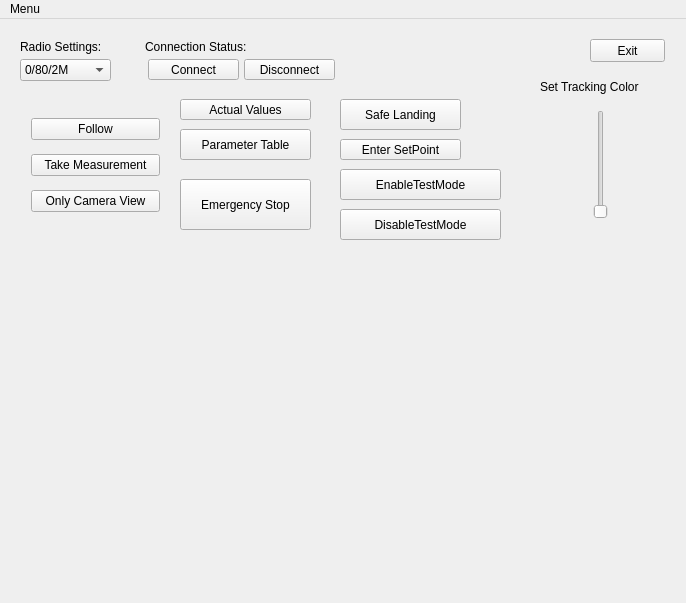
<?xml version="1.0" encoding="UTF-8"?>
<ui version="4.0">
 <class>MainWindow</class>
 <widget class="QMainWindow" name="MainWindow">
  <property name="geometry">
   <rect>
    <x>0</x>
    <y>0</y>
    <width>686</width>
    <height>603</height>
   </rect>
  </property>
  <property name="windowTitle">
   <string>MainWindow</string>
  </property>
  <widget class="QWidget" name="centralWidget">
   <widget class="QPushButton" name="exitApp">
    <property name="geometry">
     <rect>
      <x>590</x>
      <y>20</y>
      <width>75</width>
      <height>23</height>
     </rect>
    </property>
    <property name="text">
     <string>Exit</string>
    </property>
   </widget>
   <widget class="QPushButton" name="connectRadio">
    <property name="geometry">
     <rect>
      <x>148</x>
      <y>40</y>
      <width>91</width>
      <height>21</height>
     </rect>
    </property>
    <property name="text">
     <string>Connect</string>
    </property>
   </widget>
   <widget class="QPushButton" name="disconnectRadio">
    <property name="geometry">
     <rect>
      <x>244</x>
      <y>40</y>
      <width>91</width>
      <height>21</height>
     </rect>
    </property>
    <property name="text">
     <string>Disconnect</string>
    </property>
   </widget>
   <widget class="QComboBox" name="radioSettings_Options">
    <property name="geometry">
     <rect>
      <x>20</x>
      <y>40</y>
      <width>91</width>
      <height>22</height>
     </rect>
    </property>
    <property name="editable">
     <bool>false</bool>
    </property>
    <property name="currentIndex">
     <number>0</number>
    </property>
    <item>
     <property name="text">
      <string>0/80/2M</string>
     </property>
    </item>
    <item>
     <property name="text">
      <string>0/80/250K</string>
     </property>
    </item>
   </widget>
   <widget class="QLabel" name="radioSettings">
    <property name="geometry">
     <rect>
      <x>20</x>
      <y>20</y>
      <width>101</width>
      <height>16</height>
     </rect>
    </property>
    <property name="text">
     <string>Radio Settings:</string>
    </property>
   </widget>
   <widget class="QLabel" name="connectionStatus">
    <property name="geometry">
     <rect>
      <x>145</x>
      <y>20</y>
      <width>131</width>
      <height>16</height>
     </rect>
    </property>
    <property name="text">
     <string>Connection Status: </string>
    </property>
   </widget>
   <widget class="QWidget" name="gridLayoutWidget">
    <property name="geometry">
     <rect>
      <x>9</x>
      <y>239</y>
      <width>671</width>
      <height>331</height>
     </rect>
    </property>
    <layout class="QGridLayout" name="Layout_CameraView"/>
   </widget>
   <widget class="QWidget" name="verticalLayoutWidget">
    <property name="geometry">
     <rect>
      <x>20</x>
      <y>80</y>
      <width>151</width>
      <height>135</height>
     </rect>
    </property>
    <layout class="QVBoxLayout" name="layout_Modes">
     <item>
      <widget class="QPushButton" name="pushButton_hoverMode">
       <property name="text">
        <string>Follow</string>
       </property>
      </widget>
     </item>
     <item>
      <widget class="QPushButton" name="pushButton_TakeMeasurement">
       <property name="text">
        <string>Take Measurement</string>
       </property>
      </widget>
     </item>
     <item>
      <widget class="QPushButton" name="pushButton_CameraOnlyMode">
       <property name="text">
        <string>Only Camera View</string>
       </property>
      </widget>
     </item>
    </layout>
   </widget>
   <widget class="QWidget" name="horizontalLayoutWidget">
    <property name="geometry">
     <rect>
      <x>580</x>
      <y>80</y>
      <width>41</width>
      <height>131</height>
     </rect>
    </property>
    <layout class="QHBoxLayout" name="LayoutColorBars">
     <item>
      <widget class="QSlider" name="verticalSlider_hue">
       <property name="orientation">
        <enum>Qt::Vertical</enum>
       </property>
      </widget>
     </item>
    </layout>
   </widget>
   <widget class="QWidget" name="verticalLayoutWidget_2">
    <property name="geometry">
     <rect>
      <x>620</x>
      <y>110</y>
      <width>41</width>
      <height>31</height>
     </rect>
    </property>
    <layout class="QVBoxLayout" name="Layout_TrackingColor"/>
   </widget>
   <widget class="QLabel" name="setColor">
    <property name="geometry">
     <rect>
      <x>540</x>
      <y>60</y>
      <width>131</width>
      <height>16</height>
     </rect>
    </property>
    <property name="text">
     <string>Set Tracking Color</string>
    </property>
   </widget>
   <widget class="QLabel" name="Hue_Num">
    <property name="geometry">
     <rect>
      <x>620</x>
      <y>80</y>
      <width>41</width>
      <height>29</height>
     </rect>
    </property>
    <property name="text">
     <string/>
    </property>
   </widget>
   <widget class="QLabel" name="display_ConnectionStatus">
    <property name="geometry">
     <rect>
      <x>277</x>
      <y>20</y>
      <width>91</width>
      <height>16</height>
     </rect>
    </property>
    <property name="text">
     <string/>
    </property>
   </widget>
   <widget class="QPushButton" name="pushButton_ActualValues">
    <property name="geometry">
     <rect>
      <x>180</x>
      <y>80</y>
      <width>131</width>
      <height>21</height>
     </rect>
    </property>
    <property name="text">
     <string>Actual Values</string>
    </property>
   </widget>
   <widget class="QPushButton" name="pushButton_ParameterTable">
    <property name="geometry">
     <rect>
      <x>180</x>
      <y>110</y>
      <width>131</width>
      <height>31</height>
     </rect>
    </property>
    <property name="text">
     <string>Parameter Table</string>
    </property>
   </widget>
   <widget class="QPushButton" name="pushButton_SafeLandingMode">
    <property name="geometry">
     <rect>
      <x>340</x>
      <y>80</y>
      <width>121</width>
      <height>31</height>
     </rect>
    </property>
    <property name="text">
     <string>Safe Landing</string>
    </property>
   </widget>
   <widget class="QPushButton" name="pushButton_Stop">
    <property name="geometry">
     <rect>
      <x>180</x>
      <y>160</y>
      <width>131</width>
      <height>51</height>
     </rect>
    </property>
    <property name="text">
     <string>Emergency Stop</string>
    </property>
   </widget>
   <widget class="QPushButton" name="pushButton_EnterSetPoint">
    <property name="geometry">
     <rect>
      <x>340</x>
      <y>120</y>
      <width>121</width>
      <height>21</height>
     </rect>
    </property>
    <property name="text">
     <string>Enter SetPoint</string>
    </property>
   </widget>
   <widget class="QPushButton" name="pushButton_enableTestMode">
    <property name="geometry">
     <rect>
      <x>340</x>
      <y>150</y>
      <width>161</width>
      <height>31</height>
     </rect>
    </property>
    <property name="text">
     <string>EnableTestMode</string>
    </property>
   </widget>
   <widget class="QPushButton" name="pushButton_disableTestMode">
    <property name="geometry">
     <rect>
      <x>340</x>
      <y>190</y>
      <width>161</width>
      <height>31</height>
     </rect>
    </property>
    <property name="text">
     <string>DisableTestMode</string>
    </property>
   </widget>
  </widget>
  <widget class="QMenuBar" name="menuBar">
   <property name="geometry">
    <rect>
     <x>0</x>
     <y>0</y>
     <width>686</width>
     <height>22</height>
    </rect>
   </property>
   <widget class="QMenu" name="menuFollowMeFle">
    <property name="title">
     <string>Menu</string>
    </property>
    <addaction name="actionExit"/>
   </widget>
   <addaction name="menuFollowMeFle"/>
  </widget>
  <action name="actionExit">
   <property name="text">
    <string>Exit</string>
   </property>
  </action>
 </widget>
 <layoutdefault spacing="6" margin="11"/>
 <resources/>
 <connections/>
</ui>
